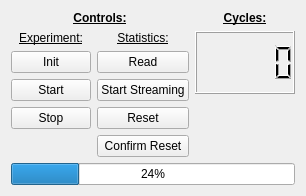
<?xml version="1.0" encoding="UTF-8"?>
<ui version="4.0">
 <class>W_CycleTester</class>
 <widget class="QWidget" name="W_CycleTester">
  <property name="geometry">
   <rect>
    <x>0</x>
    <y>0</y>
    <width>292</width>
    <height>195</height>
   </rect>
  </property>
  <property name="sizePolicy">
   <sizepolicy hsizetype="Expanding" vsizetype="Expanding">
    <horstretch>0</horstretch>
    <verstretch>0</verstretch>
   </sizepolicy>
  </property>
  <property name="windowTitle">
   <string>Form</string>
  </property>
  <layout class="QGridLayout" name="gridLayout_2">
   <item row="0" column="0">
    <layout class="QGridLayout" name="gridLayout">
     <item row="4" column="1">
      <widget class="QPushButton" name="pushButtonReset">
       <property name="text">
        <string>Reset</string>
       </property>
      </widget>
     </item>
     <item row="2" column="1">
      <widget class="QPushButton" name="pushButtonRead">
       <property name="text">
        <string>Read</string>
       </property>
      </widget>
     </item>
     <item row="3" column="1">
      <widget class="QPushButton" name="pushButtonStartStreaming">
       <property name="text">
        <string>Start Streaming</string>
       </property>
      </widget>
     </item>
     <item row="5" column="1">
      <widget class="QPushButton" name="pushButtonConfirmReset">
       <property name="text">
        <string>Confirm Reset</string>
       </property>
      </widget>
     </item>
     <item row="1" column="0">
      <widget class="QLabel" name="label_2">
       <property name="text">
        <string>&lt;html&gt;&lt;head/&gt;&lt;body&gt;&lt;p align=&quot;center&quot;&gt;&lt;span style=&quot; text-decoration: underline;&quot;&gt;Experiment:&lt;/span&gt;&lt;/p&gt;&lt;/body&gt;&lt;/html&gt;</string>
       </property>
      </widget>
     </item>
     <item row="2" column="0">
      <widget class="QPushButton" name="pushButtonInit">
       <property name="text">
        <string>Init</string>
       </property>
      </widget>
     </item>
     <item row="4" column="0">
      <widget class="QPushButton" name="pushButtonStop">
       <property name="text">
        <string>Stop</string>
       </property>
      </widget>
     </item>
     <item row="3" column="0">
      <widget class="QPushButton" name="pushButtonStart">
       <property name="text">
        <string>Start</string>
       </property>
      </widget>
     </item>
     <item row="1" column="1">
      <widget class="QLabel" name="label_3">
       <property name="text">
        <string>&lt;html&gt;&lt;head/&gt;&lt;body&gt;&lt;p align=&quot;center&quot;&gt;&lt;span style=&quot; text-decoration: underline;&quot;&gt;Statistics:&lt;/span&gt;&lt;/p&gt;&lt;/body&gt;&lt;/html&gt;</string>
       </property>
      </widget>
     </item>
     <item row="0" column="0" colspan="2">
      <widget class="QLabel" name="label_4">
       <property name="text">
        <string>&lt;html&gt;&lt;head/&gt;&lt;body&gt;&lt;p align=&quot;center&quot;&gt;&lt;span style=&quot; font-weight:600; text-decoration: underline;&quot;&gt;Controls:&lt;/span&gt;&lt;/p&gt;&lt;/body&gt;&lt;/html&gt;</string>
       </property>
      </widget>
     </item>
    </layout>
   </item>
   <item row="0" column="1">
    <layout class="QVBoxLayout" name="verticalLayout">
     <item>
      <widget class="QLabel" name="label">
       <property name="text">
        <string>&lt;html&gt;&lt;head/&gt;&lt;body&gt;&lt;p align=&quot;center&quot;&gt;&lt;span style=&quot; font-weight:600; text-decoration: underline;&quot;&gt;Cycles:&lt;/span&gt;&lt;/p&gt;&lt;/body&gt;&lt;/html&gt;</string>
       </property>
      </widget>
     </item>
     <item>
      <widget class="QLCDNumber" name="lcdNumber">
       <property name="sizePolicy">
        <sizepolicy hsizetype="Expanding" vsizetype="Expanding">
         <horstretch>0</horstretch>
         <verstretch>0</verstretch>
        </sizepolicy>
       </property>
       <property name="minimumSize">
        <size>
         <width>100</width>
         <height>0</height>
        </size>
       </property>
       <property name="smallDecimalPoint">
        <bool>false</bool>
       </property>
       <property name="segmentStyle">
        <enum>QLCDNumber::Filled</enum>
       </property>
      </widget>
     </item>
     <item>
      <spacer name="verticalSpacer">
       <property name="orientation">
        <enum>Qt::Vertical</enum>
       </property>
       <property name="sizeHint" stdset="0">
        <size>
         <width>20</width>
         <height>40</height>
        </size>
       </property>
      </spacer>
     </item>
    </layout>
   </item>
   <item row="1" column="0" colspan="2">
    <widget class="QProgressBar" name="progressBar">
     <property name="value">
      <number>24</number>
     </property>
    </widget>
   </item>
  </layout>
 </widget>
 <resources/>
 <connections/>
</ui>
